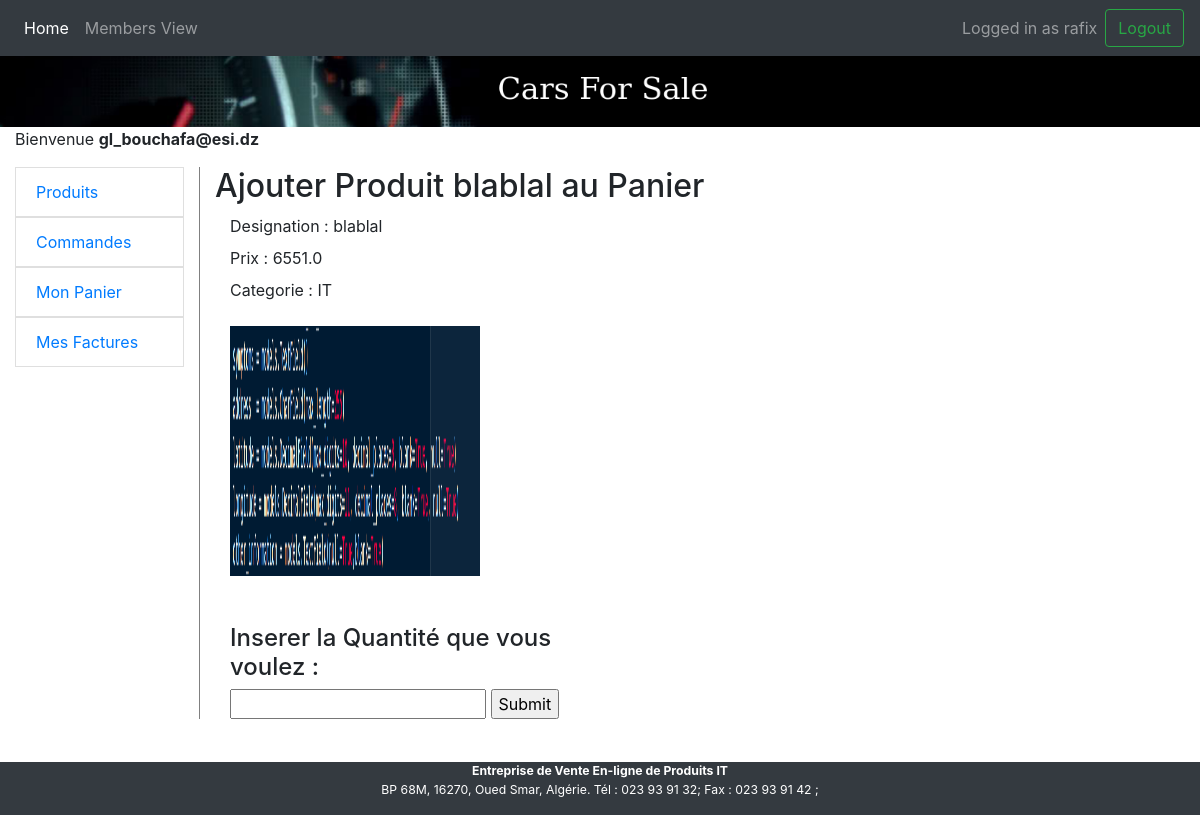
/bill/add_produit_panier/2/ (signed in), run on the app's committed database.
### bill/models.py (models this page shows)
class User(AbstractUser):
    email = models.EmailField(unique=True, null=False, blank=False)
    USER_TYPE_CHOICES = (
        (0, 'admin'),
        (1, 'client'),
        (2, 'fournisseur'),
    )
    user_type = models.PositiveSmallIntegerField(choices=USER_TYPE_CHOICES)
    USERNAME_FIELD = 'email'
    REQUIRED_FIELDS = ['user_type', 'username']

class Produit(models.Model):
    designation = models.CharField(max_length=50)
    prix = models.FloatField(default=0)
    fournisseur = models.ForeignKey(Fournisseur,on_delete=models.CASCADE,related_name='produits',null=True)
    categorie = models.ForeignKey(Categorie,on_delete=models.CASCADE,related_name='produits',null=True)
    photo = models.ImageField(default=None)
    def __str__(self):
        return self.designation

class Categorie(models.Model):
    nom = models.CharField(max_length=50)
    def __str__(self):
        return self.nom

### bill/views.py (the view, shortened to what this page needs)
# urls.py: path('add_produit_panier/<int:pk>/', views.ajouter_panier_view, name='add_produit_panier'),
@login_required
def ajouter_panier_view(request, pk):
    context={}
    if request.method == 'GET':
        produit = get_object_or_404(Produit, id=pk)
        context['produit'] = produit
        return render(request, 'bill/ajouter_produit_panier.html', context)

### bill/templates/bill/ajouter_produit_panier.html (shortened to what this page needs)
{% extends 'bill/base.html' %}
{% load bootstrap4 django_tables2 crispy_forms_tags %}
{% block content%}
  <h2>Ajouter Produit {{ produit }} au Panier </h2>
  <div class="col-lg-5">
  <label>Designation :</label> {{ produit.designation }}</br>
  <label>Prix :</label> {{ produit.prix }}</br>
  <hlabel2>Categorie :</label> {{ produit.categorie }}</br></br>
  <img src="{{ produit.photo.url }}" alt="produit" width="250" height="250"></br></br></br>
  <form method='post' >
      <h4 for="quantity">Inserer la Quantité que vous voulez :</h4>
      <input type="number" id="qte" name="qte" min="1">
      <input type="submit" value="Submit">
  </form>
  </div>
{% endblock %}

### bill/templates/bill/base.html (shortened to what this page needs)
<!DOCTYPE HTML>
<html>
  <head>
    {% load bootstrap4 django_tables2 crispy_forms_tags %}
	{% bootstrap_css %}
  </head>
  <body>
  	<div class="container-fluid">
	{% block navbar %}
    	{% include  './navbar.html' %}
	{% endblock %}
	<br><br>
    <header class="row">
        	 <img src="/media/banniere.png" alt="banniere" width="100%" >
	</header>
	<div class="row">
    	<div class="col-lg-12">
        	<p>
            	Bienvenue <strong>{{ user }}</strong>
          	</p>
		</div>
    </div>
	<div class="row">
		<div id="sidebar-wrapper" class="col-lg-2">
			<div id="sidebar">
			{% block sidebar %}
				{% include  './navsidebar.html' %}
        	{% endblock %}
       		</div>
       	</div>
        <section class="col-lg-10 pull-right">
			{% block content %}
			{% endblock %}
        </section>
	</div>
    <br><br><br><br>
    <footer class="row"><small><small>
		<div class="fixed-bottom text-center text-white bg-dark col-lg-12">
          <address>
          	  	<strong>Entreprise de Vente En-ligne de Produits IT</strong><br>
				BP 68M, 16270, Oued Smar, Algérie. Tél : 023 93 91 32; Fax : 023 93 91 42 ;
          </address>
        </div>
	</small></small></footer>
	</div>
  </body>
</html>

### bill/templates/bill/navbar.html (shortened to what this page needs)
<nav class="navbar navbar-expand-md navbar-dark fixed-top bg-dark">
    <div class="collapse navbar-collapse" id="navbarsExampleDefault">
        <ul class="navbar-nav mr-auto">
            <li class="nav-item active">
                <a class="nav-link" href="#">Home</a>
            </li>
            <li class="nav-item">
                <a class="nav-link" href="#">Members View</a>
            </li>
        </ul>
        {% if user.is_authenticated %}
            <ul class="navbar-nav mr-right">
                <li class="nav-item">
                    <a class="nav-link"">Logged in as {{ user.username }}</a>
                </li>
                <form class="form-inline my-2 my-lg-0" action="/accounts/logout/" method="POST">
                    <button class="btn btn-outline-success my-2 my-sm-0" type="submit">Logout</button>
                </form>
            </ul>
        {% endif %}
    </div>
</nav>

### bill/templates/bill/base.html (style rules this page uses)
#sidebar-wrapper { border-right: 1px solid gray; }

### data on the page
User: username "rafix", email "gl_bouchafa@esi.dz"
Produit: designation "blablal", prix "6551.0", categorie "IT", photo (picture)
